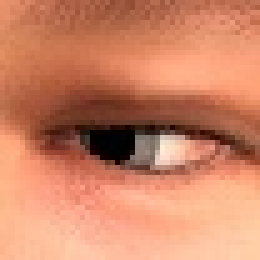
#> input picture test/105.jpg, 52 x 52 px, found by its file name (shown 5 times larger)
$ python resize.py
#> lines starting #> are read from the running program, lines starting #| are printed output that depends on the picture
import cv2
import os
IMAGE = "./gaze/105.jpg"

LIST=[52,64,30,100,39,48,20]


if __name__ == '__main__':
    image=cv2.imread(IMAGE)
#> image is the input picture: shape (52, 52, 3); mean B, G, R 102.1, 132.3, 205.9
    filename=os.path.split(IMAGE)[1].split(".")[0]
    for size in LIST:
        img=cv2.resize(image, (size, size), interpolation=cv2.INTER_CUBIC)

        cv2.imwrite( filename+'_'+str(size)+'.jpg', img )
#> this loop made 7 passes
#> pass 2, `img=cv2.resize(image, (size, size), interpolation=cv2.INTER_CUBIC)`:
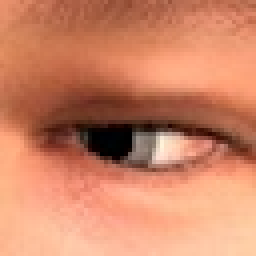
#> img: shape (64, 64, 3) (shown 4 times larger); mean B, G, R 102.1, 132.3, 205.9
#> pass 3, `img=cv2.resize(image, (size, size), interpolation=cv2.INTER_CUBIC)`:
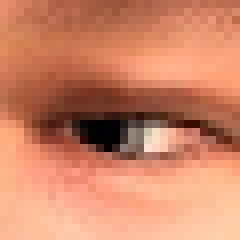
#> img: shape (30, 30, 3) (shown 8 times larger); mean B, G, R 102.1, 132.3, 205.9

$ run again, with test/100.jpg copied over test/105.jpg
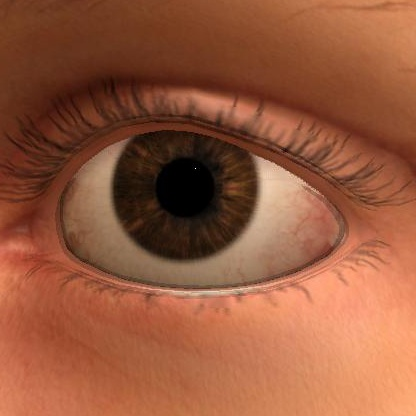
#> input picture test/100.jpg, 416 x 416 px, found by its file name
#> image is the input picture: shape (416, 416, 3); mean B, G, R 60.3, 88.3, 150.4
#> the loop `for size in LIST:` made 7 passes
#> pass 2, `img=cv2.resize(image, (size, size), interpolation=cv2.INTER_CUBIC)`:
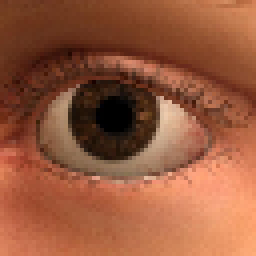
#> img: shape (64, 64, 3) (shown 4 times larger); mean B, G, R 60.3, 88.3, 150.4
#> pass 3, `img=cv2.resize(image, (size, size), interpolation=cv2.INTER_CUBIC)`:
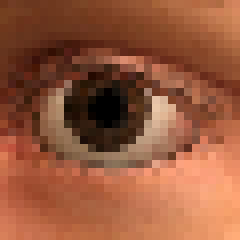
#> img: shape (30, 30, 3) (shown 8 times larger); mean B, G, R 59.9, 87.8, 149.8
